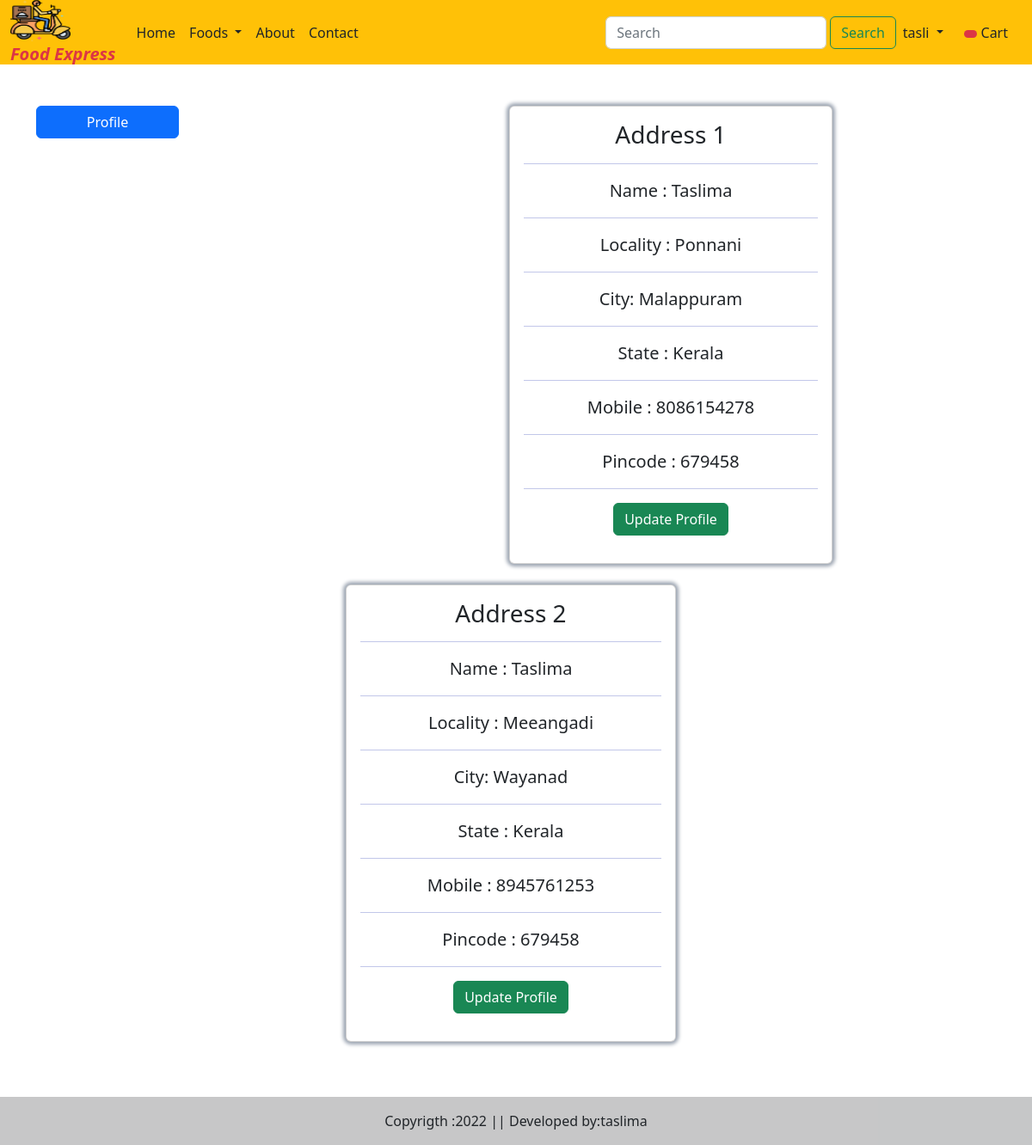
Screenshot of /address (signed in) with the database file from the repository.
### myapp/models.py (models this page shows, shortened)
class Customer(models.Model):
    STATE_CHOICES=(("Select State","Select State"),
        ("Andhra Pradesh","Andhra Pradesh"),
                       ("Arunachal Pradesh ","Arunachal Pradesh "),
                       ("Assam","Assam"),
                       ("Bihar","Bihar"),
                       ("Chhattisgarh","Chhattisgarh"),
                       ("Goa","Goa"),
                        ("Gujarat","Gujarat"),
                       ("Haryana","Haryana"),
                       ("Himachal Pradesh","Himachal Pradesh"),
                       ("Jammu and Kashmir ","Jammu and Kashmir "),
                       ("Jharkhand","Jharkhand"),
                       ("Karnataka","Karnataka"),
                       ("Kerala","Kerala"),
                       ("Madhya Pradesh","Madhya Pradesh"),
                       ("Maharashtra","Maharashtra"),
                       ("Manipur","Manipur"),
                       ("Meghalaya","Meghalaya"),
                       ("Mizoram","Mizoram"),
                       ("Nagaland","Nagaland"),
                       ("Odisha","Odisha"),
                       ("Punjab","Punjab"),
                       ("Rajasthan","Rajasthan"),
                       ("Sikkim","Sikkim"),
                       ("Tamil Nadu","Tamil Nadu"),
                       ("Telangana","Telangana"),
                       ("Tripura","Tripura"),
                       ("Uttar Pradesh","Uttar Pradesh"),
                       ("Uttarakhand","Uttarakhand"),
                       ("West Bengal","West Bengal"),
                       ("Andaman and Nicobar Islands","Andaman and Nicobar Islands"),
                       ("Chandigarh","Chandigarh"),
                       ("Dadra and Nagar Haveli","Dadra and Nagar Haveli"),
                       ("Daman and Diu","Daman and Diu"),
                       ("Lakshadweep","Lakshadweep"),
                       ("National Capital Territory of Delhi","National Capital Territory of Delhi"),
                       ("Puducherry","Puducherry"))
    user=models.ForeignKey(User, on_delete=models.CASCADE)
    name=models.CharField(max_length=200)
    locality=models.CharField(max_length=200)
    city=models.CharField(max_length=50)
    mobile=models.CharField(max_length=10)
    pincode=models.CharField(max_length=6)
    state=models.CharField(choices=STATE_CHOICES,max_length=100,default="Select state")

### myapp/views.py (the view)
# urls.py: path('address',views.Address,name='address'),
def Address(request):
    address=Customer.objects.filter(user=request.user)
    if request.user.is_authenticated:
        totalitem=len(Cart.objects.filter(user=request.user))
    return render(request,'address.html',locals())

### myapp/templates/address.html (shortened to what this page needs)
{% extends 'base.html' %}
{% load static %}
{% block main-content %}
<div class="container py-5">
    <div class="row" >
        <div class="col-sm-2 boder-end">
            <ul class="list-unstyled">
                <li class="d-grid">
                    <a href="{% url 'profile' %}" class="btn btn-primary">Profile</a>
                </li>
            </ul>
        </div>
        {% for add in address %}
        <div class="col-lg-8">
            <div class="card mb-4">
              <div class="card-body">
                <div class="row">
                  <div class="col-sm-3">
                    <h3>Address {{forloop.counter}}</h3>
                    <hr>
                    <p class="mb-0">Name : {{add.name}}</p>    <hr>
                    <p class="mb-0">Locality : {{add.locality}}</p>    <hr>
                    <p class="mb-0">City: {{add.city}}</p>    <hr>
                    <p class="mb-0">State : {{add.state}}</p>    <hr>
                    <p class="mb-0">Mobile : {{add.mobile}}</p>    <hr>
                    <p class="mb-0">Pincode : {{add.pincode}}</p>    <hr>
                    <p class="text-center"><a href="{% url 'update_address' pk=add.id %}" type="button" class="btn btn-success">Update Profile</a></p>
                    </div>
                </div>
            </div>
        </div>
        </div>
        </div>
        {% endfor %}
{% endblock main-content %}

### myapp/templates/base.html (shortened to what this page needs)
<!DOCTYPE html>
{% load static %}
<html lang="en">
<head>
    <link href="https://cdn.jsdelivr.net/npm/bootstrap@5.2.3/dist/css/bootstrap.min.css" rel="stylesheet">
</head>
<body>
    <nav class="navbar navbar-expand-lg bg-warning ">
        <div class="container-fluid">
          <a class="navbar-brand" href="#">
            <img src="{% static '/images/logo.png' %}" width="70" height="50"><br>
           <span class="text-danger lh-1 fs-8 text fst-italic fw-bold" > Food Express</span>
          </a>
          <div class="collapse navbar-collapse" id="navbarSupportedContent">
            <ul class="navbar-nav me-auto mb-2 mb-lg-0">
              <li class="nav-item">
                <a class="nav-link text-dark active" aria-current="page" href="/">Home</a>
              </li>
              <li class="nav-item dropdown">
                <a class="nav-link dropdown-toggle text-dark" href="#" role="button" data-bs-toggle="dropdown" aria-expanded="false">
               Foods
                </a>
              </li>
              <li class="nav-item">
                <a class="nav-link text-dark" href="{% url 'about' %}">About</a>
              </li>
              <li class="nav-item">
                <a class="nav-link text-dark" href="{% url 'contact' %}">Contact</a>
              </li>
            </ul>
            <form class="d-flex" role="search" action="/search">
              <input class="form-control me-1" type="search" placeholder="Search" aria-label="Search" name="search">
              <button class="btn btn-outline-success" type="submit">Search</button>
            </form>
          </div>
          <ul class="navbar-nav me-auto mb-2 mb-lg-0">
            {% if request.user.is_authenticated %}
            <li class="nav-item dropdown">
              <a class="nav-link dropdown-toggle text-dark" id="profileDropdown" href="#" role="button" data-bs-toggle="dropdown" aria-expanded="false">
          {{request.user}}
              </a>
            </li> </li>
            <li class="nav-item mx-2">
              <a href="{% url 'cart'  %}" class="nav-link text-dark">
                <span class="badge bg-danger">
                </span>
                Cart</a>
          {% endif %}
          </ul>
        </div>
      </nav>
 {% block main-content %}{% endblock main-content %}
 <br>
 <br>
 <footer  class="bg-light text-center text-lg-start fixed-bottom" >
  <div class="text-center p-3" style="background-color: rgba(0, 0, 0, 0.2);">
    Copyrigth :2022 || Developed by:taslima
  </div>
 </footer>
</body>
</html>

### myapp/templates/base.html (style rules this page uses)
.bg-warning { height: 75px; }

### myapp/templates/address.html (style rules this page uses)
.col-sm-3 { text-align: center; width: 100%; }
.mb-0 { font-size: 20px; }
.mb-4 { margin-left: 22.5rem; box-shadow: 0 0 4px 3px #9ba4b1; }
hr { color: #0e22a7; }

### rows the page displays
Customer: name "Taslima", locality "Ponnani", city "Malappuram", state "Kerala", mobile "8086154278", pincode "679458"
Customer: name "Taslima", locality "Meeangadi", city "Wayanad", state "Kerala", mobile "8945761253", pincode "679458"

### other values shown
{{ request.user }} "tasli"
